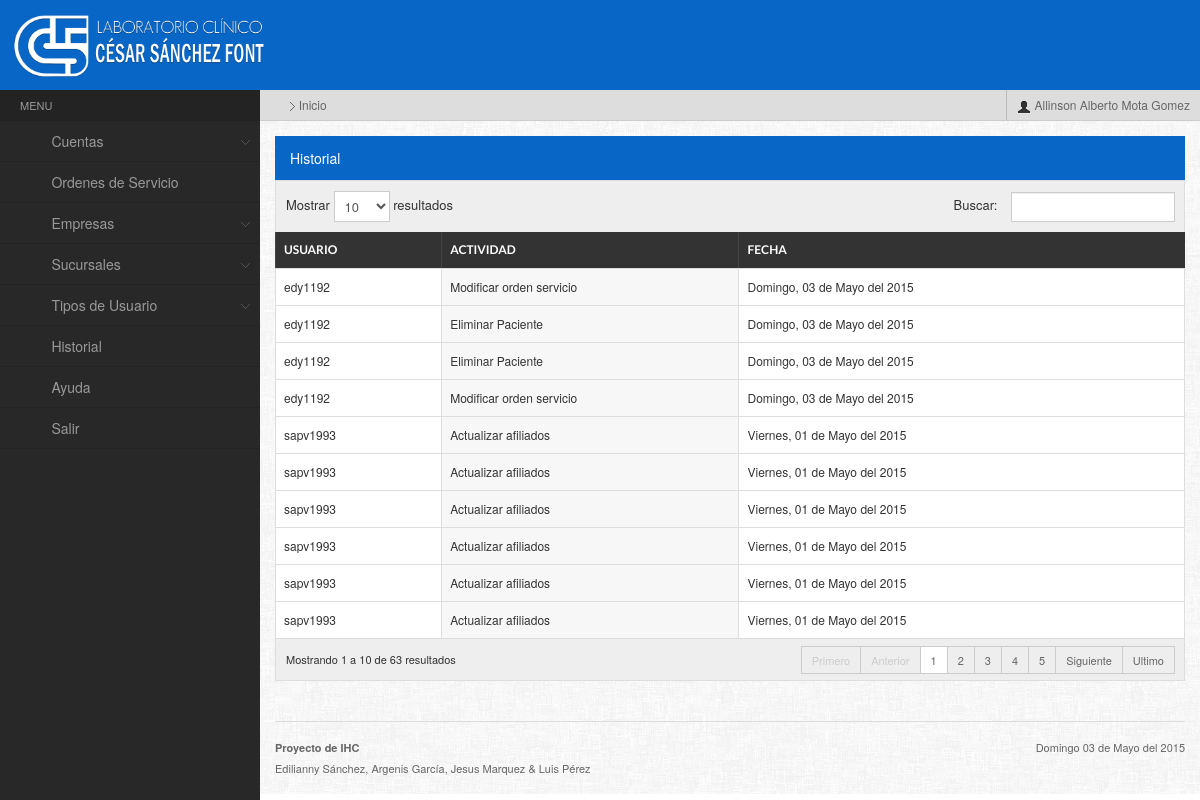
Screenshot of /admin/principal.php (signed in) with the database file from the repository.
### tables this page shows
CREATE TABLE IF NOT EXISTS `historial` (
`idhistorial` int(11) NOT NULL,
  `idactividad` int(11) NOT NULL,
  `nombre_usuario` varchar(25) NOT NULL,
  `fecha` varchar(30) NOT NULL
);

CREATE TABLE IF NOT EXISTS `actividades` (
`idactividad` int(11) NOT NULL,
  `nombre_actividad` varchar(80) NOT NULL
);

### admin/historial.php (the view, shortened to what this page needs)
<?php
    include("conexion.php");
    $wsql = "select * from historial join actividades where historial.idactividad=actividades.idactividad ORDER BY fecha DESC ";
    $result = mysql_query($wsql,$link);
?>
<h4 class="widgettitle"><span style="float:right;" class="iconfa-list-alt"></span> Historial</h4>
<table id="dyntable" class="table table-bordered responsive">
    <colgroup>
        <col class="con0" />
        <col class="con1" />
        <col class="con0" />
        <col class="con1" />
        <col class="con0" />
        <col class="con1" />
    </colgroup>
    <thead>
    <tr>
        <th class="head0"><span style="float:right; margin-top:5px;" class="iconfa-user"></span> Usuario</th>
        <th class="head1"><span style="float:right; margin-top:5px;" class="iconfa-pencil"></span> Actividad</th>
        <th class="head1"><span style="float:right; margin-top:5px;" class="iconfa-calendar"></span> Fecha</th>
    </tr>
    </thead>
    <tbody>
    <?php
    $dias = array("Domingo","Lunes","Martes","Miercoles","Jueves","Viernes","Sábado");
    $meses = array("Enero","Febrero","Marzo","Abril","Mayo","Junio","Julio","Agosto","Septiembre","Octubre","Noviembre","Diciembre");
    while($row = mysql_fetch_array($result)){ ?>
    <tr class="gradeX">
        <td><?php echo $row['nombre_usuario'];?></td>
        <td><?php echo $row['nombre_actividad'];?></td>
        <td><?php
        $fecha = $row['fecha'];
        $mes = substr($fecha, -5, 2);
        $dia = substr($fecha, -2, 2);
        $ano = substr($fecha, -10, 4);
        echo $dias[date('w', mktime(0,0,0,$mes,$dia,$ano))].", "
            .date('d',mktime(0,0,0,$mes,$dia,$ano))." de ".
            $meses[date('n', mktime(0,0,0,$mes,$dia,$ano))-1]. " del ".
            date('Y', mktime(0,0,0,$mes,$dia,$ano));
        ?></td>
    </tr>
    <?php }?>
</tbody>
</table>

### admin/archivos/css/responsive-tables.css (style rules this page uses)
.sorting, .icon-trash { cursor: pointer; }
table.responsive { margin-bottom: 0; }
table.responsive td, table.responsive th { position: relative; white-space: nowrap; overflow: hidden; }

### rows the page displays
historial: nombre_usuario "edy1192", idactividad.nombre_actividad "Modificar orden servicio", fecha "Domingo", fecha "03", fecha "Mayo", fecha "2015"
historial: nombre_usuario "edy1192", idactividad.nombre_actividad "Eliminar Paciente", fecha "Domingo", fecha "03", fecha "Mayo", fecha "2015"
historial: nombre_usuario "edy1192", idactividad.nombre_actividad "Eliminar Paciente", fecha "Domingo", fecha "03", fecha "Mayo", fecha "2015"
historial: nombre_usuario "edy1192", idactividad.nombre_actividad "Modificar orden servicio", fecha "Domingo", fecha "03", fecha "Mayo", fecha "2015"
historial: nombre_usuario "sapv1993", idactividad.nombre_actividad "Actualizar afiliados", fecha "Viernes", fecha "01", fecha "Mayo", fecha "2015"
historial: nombre_usuario "sapv1993", idactividad.nombre_actividad "Actualizar afiliados", fecha "Viernes", fecha "01", fecha "Mayo", fecha "2015"
historial: nombre_usuario "sapv1993", idactividad.nombre_actividad "Actualizar afiliados", fecha "Viernes", fecha "01", fecha "Mayo", fecha "2015"
historial: nombre_usuario "sapv1993", idactividad.nombre_actividad "Actualizar afiliados", fecha "Viernes", fecha "01", fecha "Mayo", fecha "2015"
historial: nombre_usuario "sapv1993", idactividad.nombre_actividad "Actualizar afiliados", fecha "Viernes", fecha "01", fecha "Mayo", fecha "2015"
historial: nombre_usuario "sapv1993", idactividad.nombre_actividad "Actualizar afiliados", fecha "Viernes", fecha "01", fecha "Mayo", fecha "2015"

### other values shown
$_SESSION['nombres'] "Allinson Alberto"
$_SESSION['apellidos'] "Mota Gomez"
